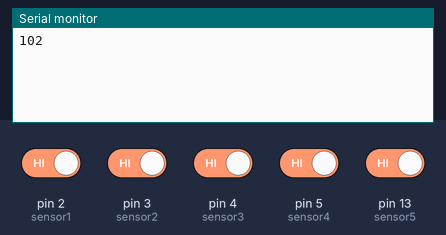
This sketch was run on a simulated Arduino Uno, built with avr-gcc and run on an emulated ATmega328P. On the bench: the last lines printed to the serial monitor. The inputs (shaded band) are chosen by the test bench; at power-on: pin 2 (sensor1), pin 3 (sensor2), pin 4 (sensor3), pin 5 (sensor4), pin 13 (sensor5) HIGH.

Above: at 1.7 s.
1.8 s: pin 2 (sensor1) driven LOW
At 3.2 s:
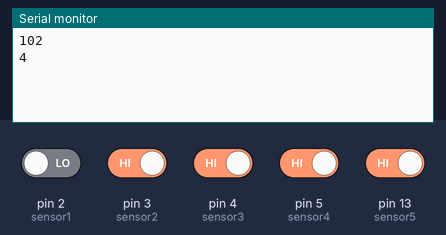
3.9 s: pin 3 (sensor2) driven LOW
At 5.4 s:
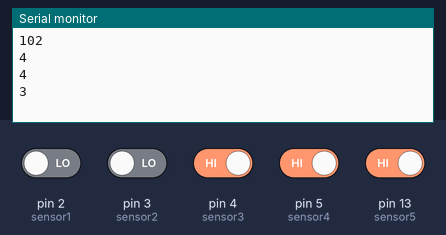
6.0 s: pin 2 (sensor1) driven HIGH
At 7.7 s:
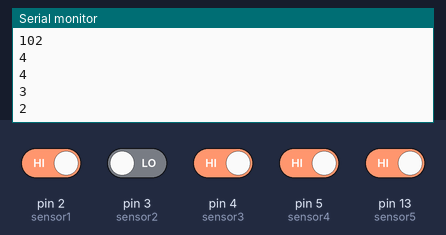
8.1 s: pin 13 (sensor5) driven LOW
At 10.0 s:
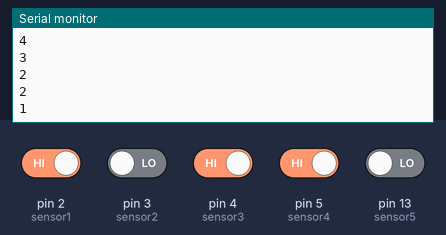
10.2 s: pin 4 (sensor3) driven LOW
At 12.0 s:
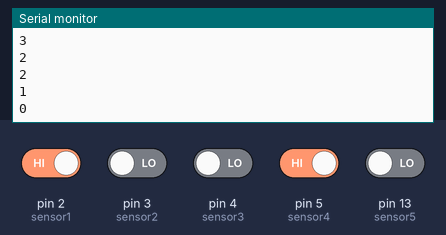
12.3 s: pin 5 (sensor4) driven LOW
At 13.6 s:
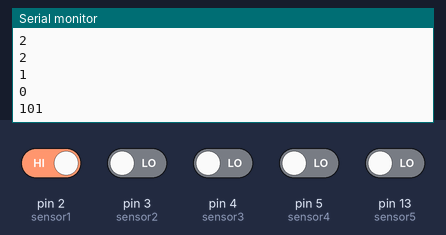
Timing chart, 0 to 15.3 s (numbered marks = the images above; inputs shaded):
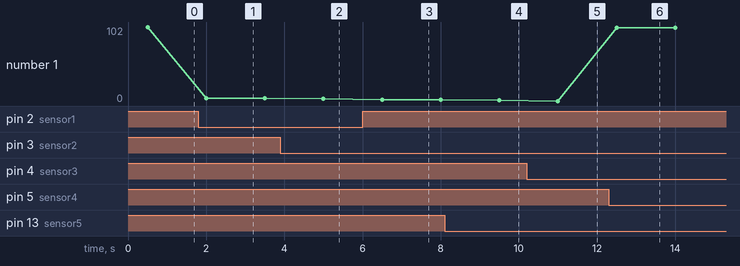

Measured:
- after the input at 1.8 s, the serial monitor: prints a new line after 0.20 s (image 1)
- after the input at 3.9 s, the serial monitor: prints a new line after 1.1 s (image 2)
- after the input at 6.0 s, the serial monitor: prints a new line after 0.50 s (image 3)
- after the input at 8.1 s, the serial monitor: prints a new line after 1.4 s (image 4)
- after the input at 10.2 s, the serial monitor: prints a new line after 0.80 s (image 5)
- after the input at 12.3 s, the serial monitor: prints a new line after 0.20 s (image 6)
- plotted number 1: 102 → 4 after the input at 1.8 s, 4 → 3 after the input at 3.9 s, 3 → 2 after the input at 6.0 s, 2 → 1 after the input at 8.1 s, 1 → 0 after the input at 10.2 s

The sketch:

5_Sensors.ino
```cpp
int sensor1 = 2;
int sensor2 = 3;
int sensor3 = 4;
int sensor4 = 5;
int sensor5 = 13;// Right most sensor

int S1;
int S2;
int S3;
int S4;
int S5;

int error = 0;

void setup() {
  pinMode(sensor1, INPUT);
  pinMode(sensor2, INPUT);
  pinMode(sensor3, INPUT);
  pinMode(sensor4, INPUT);
  pinMode(sensor5, INPUT);

  Serial.begin(9600);
  delay(500);
}

void loop() {
  read_sensor_values();
  Serial.println(error);


  delay(1500);


}

void read_sensor_values()
{
  S1 = !digitalRead(sensor1);
  S2 = !digitalRead(sensor2);
  S3 = !digitalRead(sensor5);
  S4 = !digitalRead(sensor3);
  S5 = !digitalRead(sensor4);


  if ((S1 == 1) && (S2 == 0) && (S3 == 0) && (S4 == 0) && (S5 == 0)) error = 4;
  else if ((S1 == 1) && (S2 == 1) && (S3 == 0) && (S4 == 0) && (S5 == 0)) error = 3;
  else if ((S1 == 0) && (S2 == 1) && (S3 == 0) && (S4 == 0) && (S5 == 0)) error = 2;
  else if ((S1 == 0) && (S2 == 1) && (S3 == 1) && (S4 == 0) && (S5 == 0)) error = 1;
  else if ((S1 == 0) && (S2 == 1) && (S3 == 1) && (S4 == 1) && (S5 == 0)) error = 0;
  else if ((S1 == 0) && (S2 == 0) && (S3 == 1) && (S4 == 1) && (S5 == 0)) error = -1;
  else if ((S1 == 0) && (S2 == 0) && (S3 == 0) && (S4 == 1) && (S5 == 0)) error = -2;
  else if ((S1 == 0) && (S2 == 0) && (S3 == 0) && (S4 == 1) && (S5 == 1)) error = -3;
  else if ((S1 == 0) && (S2 == 0) && (S3 == 0) && (S4 == 0) && (S5 == 1)) error = -4;

  else if ((S1 == 1) && (S2 == 1) && (S3 == 1) && (S4 == 1) && (S5 == 0)) error = 100;
  else if ((S1 == 0) && (S2 == 1) && (S3 == 1) && (S4 == 1) && (S5 == 1)) error = 101;
  else if ((S1 == 0) && (S2 == 0) && (S3 == 0) && (S4 == 0) && (S5 == 0)) error = 102;
  else if ((S1 == 1) && (S2 == 1) && (S3 == 1) && (S4 == 1) && (S5 == 1)) error = 103;
}
```
